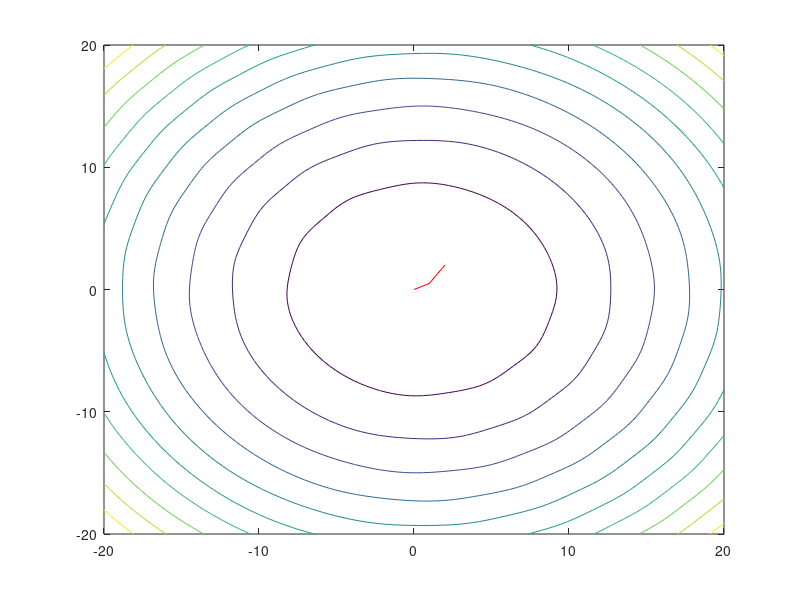

The MATLAB source for this figure:
%newton raphson in  dimensions
%f(x,y) =  x^2 -x+cos(y+x)+y^2

x=zeros(2,7);
z=zeros(1,7);

x(1,1)=2; %initial guess
x(2,1)=2;


tol(1)=1;
tol(2)=2;

i=2;


while tol(1) >0.0001 && tol(2) > 0.0001 %stop conditions

    %gradients
    dx1 = -1+2*x(1,i-1)-sin(x(1,i-1)+x(2,i-1)); %gradient dx
    dx2 = 2*x(2,i-1) - sin(x(1,i-1)+x(2,i-1)); %gradient dy

    g=[dx1,dx2]';%gradient matrix
    
    %hessian
    ddx1= 2 - cos(x(1,i-1)+x(2,i-1)); % sames as ddx2
    dx1dx2= -cos(x(1,i-1)+x(2,i-1)); % same as dx2dx1

    h =[ddx1 dx1dx2;dx1dx2,ddx1]; %hessian matrix
    
    x(:,i) = x(:,i-1)-h\g;
    
    
    tol(1) = abs(x(1,i)-x(1,i-1)); %tolerance calc
    tol(2) = abs(x(2,i)-x(2,i-1));

    z(i) =x(1,i)^2 -x(1,i)+cos(x(2,i)+x(1,i))+x(2,i)^2;

    i=i+1;
end

xx = linspace(-20,20);
yy = linspace(-20,20);
[L,R] = meshgrid(xx,yy);
U = L.^2 -L+cos(R+L)+R.^2;

contour(L,R,U)
hold all


x1=[x(1,1) x(1,2)];
x2 = [x(1,2) x(1,3)];
x3 = [x(1,3) x(1,4)];
x4=[x(1,4) x(1,5)];
x5= [x(1,5) x(1,6)];


y1=[x(2,1) x(2,2)];
y2 = [x(2,2) x(2,3)];
y3 = [x(2,3) x(2,4)];
y4=[x(2,4) x(2,5)];
y5= [x(2,5) x(2,6)];



line(x1,y1,'color','r')
line(x2,y2,'color','m')
line(x3,y3,'color','k')
line(x4,y4,'color','b')
line(x5,y5,'color','r')





